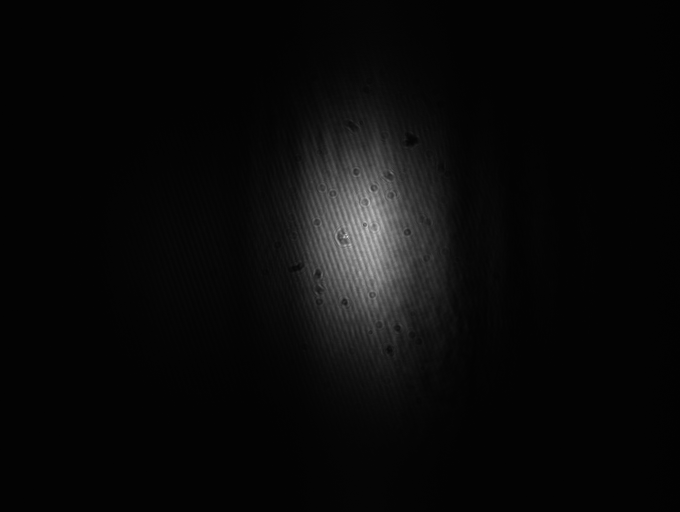
#> input picture examples/beam_profile/2026-03-18-DET_unexpanded_6mW.bmp, 1360 x 1024 px (shown at 1/2 size)
$ jupyter execute --allow-errors 'R2 transition_unexpanded_beam_3_2026.ipynb'   (shell and % lines are left out)
#> lines starting #> are read from the running program, lines starting #| are printed output that depends on the picture; after the words box and inside, x2 and y2 are one past the last pixel; in counts of white or black regions, pixels touching at a corner belong together
[cell 1]
from pathlib import Path
import pickle

import numpy as np
from scipy import constants as cst

import matplotlib.pyplot as plt
import tqdm

from centrex_tlf import states, hamiltonian, transitions, couplings, lindblad, utils
from centrex_tlf_julia_extension import lindblad_julia
# import cv2
import numpy as np
from scipy.optimize import curve_fit
import scipy.ndimage as ndimage

from PIL import Image

[cell 2]
plt.rcParams.update({"font.size": 14})

[cell 3]
cwd = Path().cwd()

# Setting up the system

#> (a cell that did not finish here is left out)

#> (a cell that did not finish here is left out)

#> (a cell that did not finish here is left out)

[cell 7]
from copy import deepcopy

#> (the rest of this cell did not finish here and is left out)

#> (a cell that did not finish here is left out)

## Detection Laser Beam Profile

### Read data from thorlabs beam profiler

## Beam profile after realignment with longer beamline

[cell 9]
import cv2


file_path = "beam_profile/2026-03-18-DET_unexpanded_6mW.bmp"
# Open the image file
image = Image.open(file_path)
#> image is the input picture: PIL image 1360x1024 RGB; min 1, max 255, mean 9.8

# Convert the image to grayscale (optional, if you need a 2D array)
image = image.convert('L')
#> image: PIL image 1360x1024 L
# Convert the image to a NumPy array
image_array = np.array(image)
image_array = image_array[::-1, :]
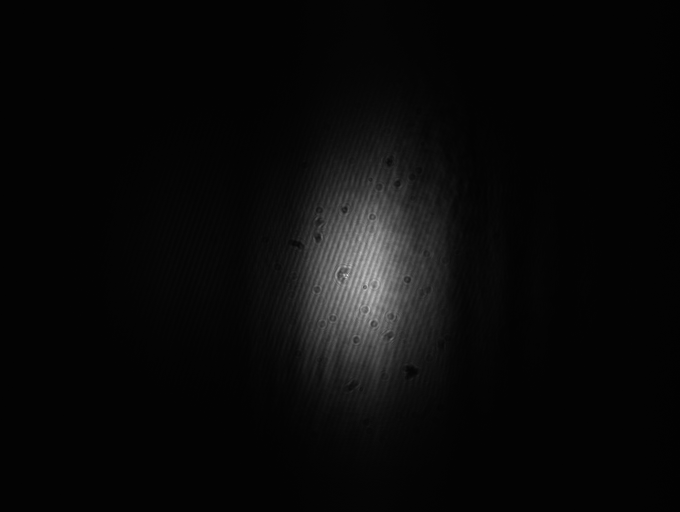
#> image_array: shape (1024, 1360) (shown at 1/2 size); min 1, max 255, mean 9.8
sensor_array = image_array

# Converting the array to uint8 format needed for OpenCV
image = (sensor_array).astype(np.uint8)

# Apply thresholding to create a binary mask of the non-zero data
_, thresholded = cv2.threshold(image, 60, 255, cv2.THRESH_BINARY)
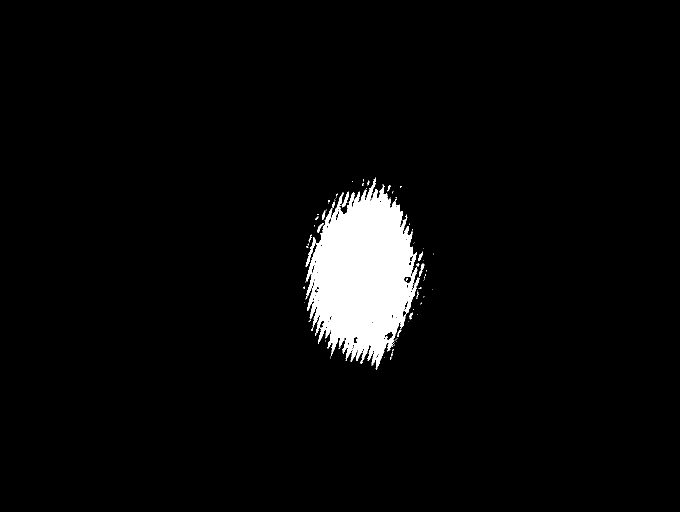
#> thresholded: shape (1024, 1360) (shown at 1/2 size); 3.9% white; 105 white regions (90 under 20 px)

# Find contours of the thresholded image to locate the non-zero areas
contours, _ = cv2.findContours(thresholded, cv2.RETR_EXTERNAL, cv2.CHAIN_APPROX_SIMPLE)
#> contours = 104 contours, 94 with area under 20; largest, box (x1, y1, x2, y2) and area: (611, 356, 840, 736) 53130, (684, 383, 698, 415) 115, (838, 527, 849, 554) 70, (836, 503, 846, 522) 44, (636, 446, 648, 458) 36

# Combine all contours into one to get a single enclosing circle
all_points = np.vstack(contours)
#> all_points = contour of 2403 points, box (x1, y1, x2, y2) (607, 354, 867, 740), area 55092

# Find the minimum enclosing circle that covers all combined contours
(x, y), radius = cv2.minEnclosingCircle(all_points)
#> x = 749.4; y = 546.5; radius = 192.5
center = (int(x), int(y))
#> center = (749, 546)
radius = int(radius)
#> radius = 192

# Draw the enclosing circle on the original image
output_image = cv2.cvtColor(image, cv2.COLOR_GRAY2BGR)  # Convert to BGR for colored circle visualization
cv2.circle(output_image, center, radius, (0, 255, 0), 2)
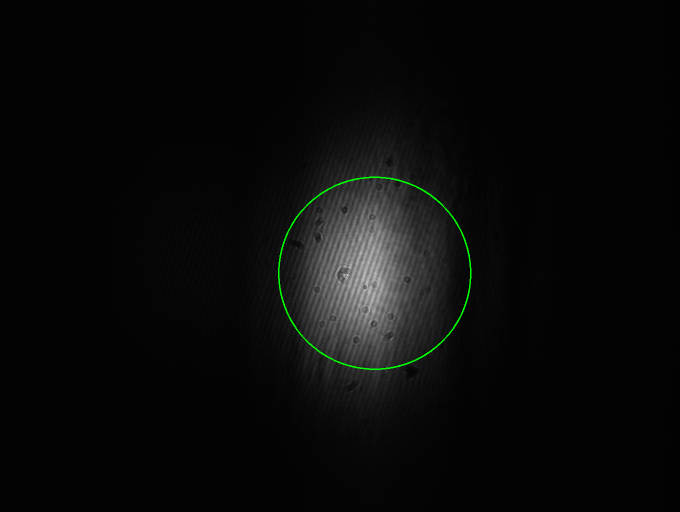
#> output_image: shape (1024, 1360, 3) (shown at 1/2 size); mean B, G, R 9.7, 10.4, 9.7


pixel_x_size, pixel_y_size = 8.77e-3/1360, 6.6e-3/1024

# Define a 2D Gaussian function
def gaussian_2d(xy, amplitude, xo, yo, sigma_x, sigma_y):
    x, y = xy
    xo = float(xo)
    yo = float(yo)
    g = amplitude * np.exp(-(((x - xo) ** 2) / (2 * sigma_x ** 2) + ((y - yo) ** 2) / (2 * sigma_y ** 2)))
    return g.ravel()

# Define the 2D Gaussian function with rotation
def gaussian_2d_rotated(coords, A, x0, y0, sigma_x, sigma_y, theta):
    x, y = coords
    a = np.cos(theta)**2 / (2*sigma_x**2) + np.sin(theta)**2 / (2*sigma_y**2)
    b = np.sin(2*theta) / (2*sigma_x**2) - np.sin(2*theta) / (2*sigma_y**2)
    c = np.sin(theta)**2 / (2*sigma_x**2) + np.cos(theta)**2 / (2*sigma_y**2)

    g = A * np.exp(- a*(x-x0)**2 - b*(x-x0)*(y-y0) - c*(y-y0)**2)
    return g.ravel()

# Initial guess for the Gaussian parameters
initial_guess = (80, 600, 400, 200, 200, 3.14)  # (A, x0, y0, sigma_x, sigma_y, theta)
# initial_guess = (20, 600, 600, 20, 20)  # (A, x0, y0, sigma_x, sigma_y)

img = ndimage.gaussian_filter(sensor_array, sigma=(10, 10), order=0)

# Generate a grid of x, y coordinates
x = np.arange(img.shape[1])
#> x = 1360 values from 0 to 1359
y = np.arange(img.shape[0])
#> y = 1024 values from 0 to 1023
x, y = np.meshgrid(x, y)

# Create a mask to select data within the circle
mask = (x - center[0])**2 + (y - center[1])**2 <= radius**2
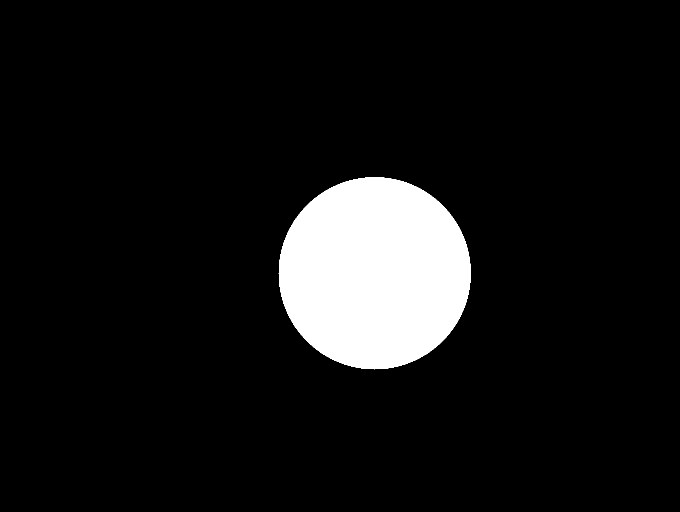
#> mask: shape (1024, 1360) bool (shown at 1/2 size); 8.3% white; 1 white region, box (x1, y1, x2, y2) and area: (557, 354, 942, 739) 115781

# Apply the mask to extract the relevant data
x_data = x[mask]
y_data = y[mask]
z_data = img[mask]


# Fit the Gaussian model to the data
popt, pcov = curve_fit(gaussian_2d_rotated, (x_data, y_data), z_data, p0=initial_guess, bounds=([-np.inf, -np.inf, -np.inf, -np.inf, -np.inf, 0], [np.inf, np.inf, np.inf, np.inf, np.inf, 2*np.pi]))
#> popt = [145.9, 728.8, 549.9, 80.81, 123, 3.21]; pcov = [[0.00161, 3.23e-05, -2.67e-05, -0.000471, -0.00107, -2.33e-08], [3.23e-05, 0.000457, -5.5e-05, -2.98e-05, -3.62e-05, -2.76e-07], [-2.67e-05, -5.5e-05, 0.00124, 3.65e-06, 7.44e-05, 9.38e-07], [-0.000471, -2.98e-05, 3.65e-06, 0.000515, 6.46e-05, 3.61e-08], [-0.00107, -3.62e-05, 7.44e-05, 6.46e-05, 0.00214, 5.96e-08], [-2.33e-08, -2.76e-07, 9.38e-07, 3.61e-08, 5.96e-08, 2.56e-07]]
# popt, pcov = curve_fit(gaussian_2d, (x_data, y_data), z_data, p0=initial_guess)


# # Extract the fitted parameters
amplitude, xo, yo, sigma_x, sigma_y, theta = popt
#> amplitude = 145.9; xo = 728.8; yo = 549.9; sigma_x = 80.81; sigma_y = 123; theta = 3.21

# Generate fitted data for visualization
z_fitted = gaussian_2d_rotated((x, y), *popt).reshape(sensor_array.shape)


# Plot fitted Gaussian
fig, (ax1, ax2, ax3) = plt.subplots(1, 3, figsize=(25, 6))
scatter1 = ax1.scatter(x_data, y_data, c=sensor_array[mask], vmin=0, vmax=180, cmap='viridis')
ax1.set_title('Raw Sensor Data')
ax2.set_xlabel('Pixel X Index')
ax2.set_ylabel('Pixel Y Index')
fig.colorbar(scatter1, ax=ax1, label='Sensor Value')

scatter2 = ax2.scatter(x_data, y_data, c=z_data, cmap='viridis')
ax2.set_title('Smoothened Sensor Data')
ax2.set_xlabel('Pixel X Index')
ax2.set_ylabel('Pixel Y Index')
fig.colorbar(scatter2, ax=ax2, label='Sensor Value')

scatter3 = ax3.scatter(x_data, y_data, c=z_fitted[mask], cmap='viridis')
ax3.set_title('Fitted 2D Gaussian')
ax3.set_xlabel('Pixel X Index')
ax3.set_ylabel('Pixel Y Index')
ax3.scatter(center[0], center[1], color='red', marker='o')
ax3.scatter(popt[1], popt[2], color='black', marker='x', label=f'Fitted Center x={(xo-center[0])*pixel_x_size*1e3:.2f}mm y={(yo-center[1])*pixel_y_size*1e3:.2f}mm')
ax3.plot(popt[1]+np.arange(-250,250,50)*np.sin(theta), popt[2]-np.arange(-250,250,50)*np.cos(theta), color='black', alpha=0.5, label=f'theta={int(theta*180/np.pi)}°')
fig.colorbar(scatter3, ax=ax3, label='Sensor Value')
ax3.legend()
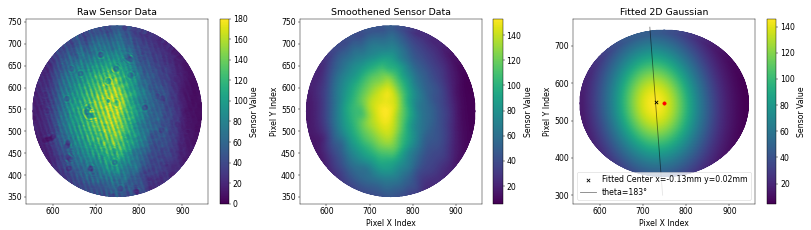
#> figure drawn by matplotlib, 6 panels

[cell 10]
popt
#> Out = [145.9, 728.8, 549.9, 80.81, 123, 3.21]

[cell 11]
image.shape
#> Out = (1024, 1360)

[cell 12]
image.shape[0]*pixel_x_size
#> Out = 0.0066

[cell 13]
(yo-center[1])*pixel_y_size
#> Out = 2.5e-05

[cell 14]
sigma_x*pixel_x_size, sigma_y*pixel_y_size
#> Out = (0.000521, 0.000793)

# Scan Frequency

[cell 15]
def get_diagonal_indices_flattened(size, states=None, mode="python"):
    if states is None:
        indices = [i + size * i for i in range(size)]
    else:
        indices = [i + size * i for i in states]
    if mode == "julia":
        return [i + 1 for i in indices]
    elif mode == "python":
        return indices
#> (the rest of this cell did not finish here and is left out)

## Run simulation

[cell 16]
from rich import progress
# + and - detuning is the same
vxs = np.append(np.append(np.append(np.arange(0, 2, 0.1), np.arange(5, 10, 0.1)), np.arange(2, 5, 0.04)), np.arange(10,30,1))
y0s = np.append(np.arange(0, 3, 0.2), np.arange(3, 5, 0.5)) * 1e-3 # [mm to m]
vzs = np.array([184])
def scan_function(y0, vz):
    laser_power = 6
    ρ = utils.population.generate_uniform_population_states(
        states.QuantumSelector(J=2, F=3, electronic=states.ElectronicState.X), obe_system.QN
    )
    stop_function = "vz*t + z0 >= 2e-2"

    callback = lindblad_julia.setup_discrete_callback_terminate(
        odepars=odepars, stop_expression=stop_function
    )
    odepars.σz, odepars.σy = sigma_x*pixel_x_size, sigma_y*pixel_y_size
    odepars.β = 0
    odepars.θ = theta
    odepars.y0 = y0
    odepars.vz = vz
    odepars.laser_center_z, odepars.laser_center_y = 0, 0
    power = laser_power*1e-3


    peak_intensity = power / (2 * np.pi * odepars.σz * odepars.σy)

    odepars.peak_intensity = peak_intensity

    ensemble_config = lindblad_julia.OBEEnsembleProblemConfig(
        method="Tsit5()",
        save_idxs=save_idxs,
        saveat=1e-6,
        abstol=1e-10,
        reltol=1e-7,
        callback=callback,
    )

    problem = lindblad_julia.OBEProblem(odepars, ρ, tspan=(0, 500e-6))

    scan_values = [vxs]
    parameters = ["vx"]

    output_func = lindblad_julia.setup_state_integral_calculation_state_idxs(
        nphotons=True
    )

    ensemble_problem = lindblad_julia.OBEEnsembleProblem(
        problem=problem,
        parameters=parameters,
        scan_values=scan_values,
        output_func=output_func,
        zipped=True,
    )

    lindblad_julia.setup_problem_parameter_scan(ensemble_problem)

    lindblad_julia.solve_problem_parameter_scan(ensemble_problem, ensemble_config)

    results = lindblad_julia.get_results_parameter_scan(ensemble_problem)
    return results

[cell 17]
import pandas as pd
import numpy as np
from rich import progress
class TaskSpeed(progress.ProgressColumn):
    def render(self, task):
        if task.speed is None:
            return ""
        elif task.speed >= 0.1:
            return f"{(task.speed or 0):.1f}/s"
        else:
            return f"{(1 / task.speed or 0):.1f} s/i"

# --- Main Script ---
all_records = [] # This list will store all the data points in memory

#> (the rest of this cell did not finish here and is left out)

[cell 18]
import pandas as pd
import numpy as np
from scipy.interpolate import LinearNDInterpolator
from time import time
import pickle

with open("scan_results_2026_3_17.pkl", "rb") as f:
#> (reads examples/scan_results_2026_3_17.pkl from the repository)
    df = pickle.load(f)

# Build a 2D interpolator on (y0, vx) and wrap it so it keeps a 3-arg signature (vz, y0, vx)
points_2d = df[['y0', 'vx']].values
values = df['result'].values
interp2 = LinearNDInterpolator(points_2d, values)

class Interpolator3DWrapper:
    def __init__(self, interp2d):
        self.interp2d = interp2d
    def __call__(self, vz, y0, vx):
        # ignore vz for interpolation; support scalar or array y0/vx
        y0_a = np.asarray(y0)
        vx_a = np.asarray(vx)
        y0_b, vx_b = np.broadcast_arrays(y0_a, vx_a)
        pts = np.column_stack((y0_b.ravel(), vx_b.ravel()))
        res = self.interp2d(pts)
        return np.array(res).reshape(y0_b.shape)

interpolator = Interpolator3DWrapper(interp2)
pickle.dump(interpolator, open("3d_interpolator.pkl", "wb"))
print("Built 2D interpolator wrapped as 3-arg callable and saved to 3d_interpolator.pkl")

[cell 19]
np.isnan(interpolator(180,0,0))

[cell 20]
import pickle
with open("3d_interpolator.pkl", "rb") as f:
    interpolator = pickle.load(f)

[cell 21]
import matplotlib.pyplot as plt
import numpy as np
vxs = np.linspace(0, 10, 100)
plt.grid()
plt.plot(vxs, interpolator(184, 4e-3, vxs))
plt.xlabel("Transverse Velocity (m/s)")
plt.ylabel("no. of photons scattered")
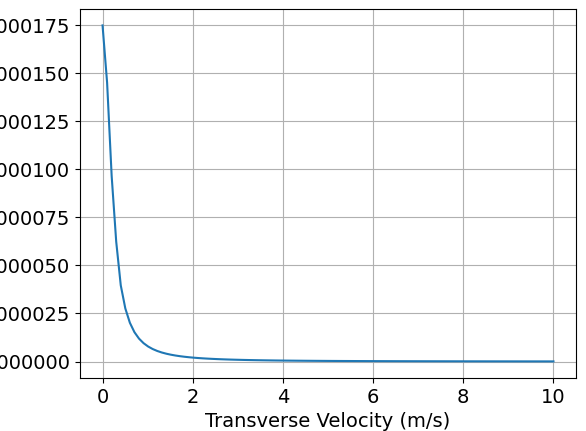
#> figure drawn by matplotlib, 1 panel; curve peaks at x = 0, y = 0.000175
